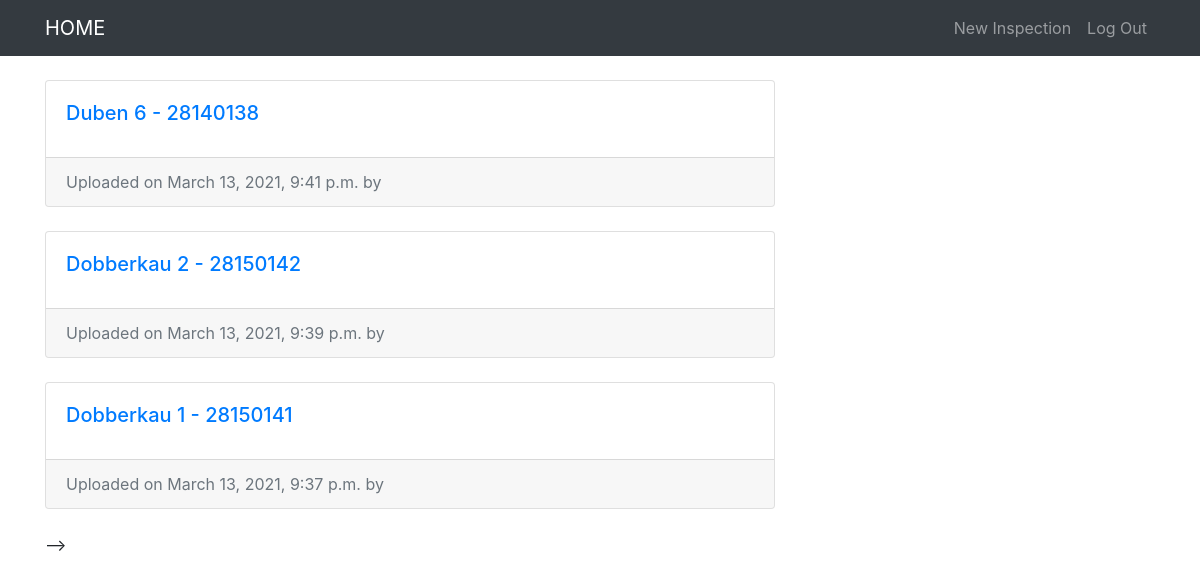
Screenshot of /list/ (signed in) with the database file from the repository.
### entries/models.py (models this page shows, shortened)
class Entry(models.Model):
    entry_date = models.DateTimeField(auto_now_add=True)
    entry_location = models.CharField(max_length=50)
    entry_wtglocalnumber = models.CharField(max_length=3)
    entry_wtgnumber = models.CharField(max_length=50)
    entry_technician_one = models.ForeignKey(User, on_delete=models.CASCADE)
    entry_technician_two = models.CharField(max_length=50)
    entry_technician_three = models.CharField(max_length=50, blank=True)
    entry_notes = models.TextField(blank=True)
    TRAVEL_OFFICE_WTG = 'Travel Office --> WTG'
    TRAVEL_WTG_OFFICE = 'Travel WTG --> Office'
    TRAVEL_HOTEL_WTG = 'Travel Hotel --> WTG'
    TRAVEL_WTG_HOTEL = 'Travel WTG --> Hotel'
    TRAVEL_EXTRA = 'Travel Extra'
    WORK_PREPARATION = 'Work Preparation'
    UT_INSPECTION = 'UT Inspection'
    STANDBY_WEATHER = 'Standby Weather'
    STANDBY_WTG_DISORDER = 'Standby WTG Disorder'
    CLEANING = 'Cleaning'
    OTHER = 'Other'
    ACTIVITY = [(TRAVEL_OFFICE_WTG, 'Travel Office --> WTG '),
                         (TRAVEL_WTG_OFFICE, 'Travel WTG --> Office'),
                         (TRAVEL_HOTEL_WTG, 'Travel Hotel --> WTG'),
                         (TRAVEL_WTG_HOTEL, 'Travel WTG --> Hotel'),
                         (TRAVEL_EXTRA, 'Travel Extra'),
                         (WORK_PREPARATION, 'Work Preparation'),
                         (UT_INSPECTION, 'UT Inspection'),
                         (STANDBY_WEATHER, 'Standby Weather'),
                         (STANDBY_WTG_DISORDER, 'Standby WTG Disorder'),
                         (CLEANING, 'Cleaning'),
                          (OTHER, 'Other'),
                         ]
    entry_activity_1 = models.CharField(choices=ACTIVITY, max_length=50)
    entry_time_start_1 = models.TimeField(null=True,blank=True, auto_now=False, auto_now_add=False)
    entry_time_end_1 = models.TimeField(null=True,blank=True, auto_now=False, auto_now_add=False)
    entry_note_1 = models.CharField(max_length=200, blank=True)
    entry_activity_2 = models.CharField(choices=ACTIVITY, max_length=50)
    entry_time_start_2 = models.TimeField(null=True,blank=True, auto_now=False, auto_now_add=False)
    entry_time_end_2 = models.TimeField(null=True,blank=True, auto_now=False, auto_now_add=False)
    entry_note_2 = models.CharField(max_length=200, blank=True)
    entry_activity_3 = models.CharField(choices=ACTIVITY, max_length=50)
    entry_time_start_3 = models.TimeField(null=True,blank=True, auto_now=False, auto_now_add=False)
    entry_time_end_3 = models.TimeField(null=True,blank=True, auto_now=False, auto_now_add=False)
    entry_note_3 = models.CharField(max_length=200, blank=True)
    entry_activity_4 = models.CharField(choices=ACTIVITY, max_length=50)
    entry_time_start_4 = models.TimeField(null=True,blank=True, auto_now=False, auto_now_add=False)
    entry_time_end_4 = models.TimeField(null=True,blank=True, auto_now=False, auto_now_add=False)
    entry_note_4 = models.CharField(max_length=200, blank=True)
    entry_activity_5 = models.CharField(choices=ACTIVITY, max_length=50)
    entry_time_start_5 = models.TimeField(null=True,blank=True, auto_now=False, auto_now_add=False)
    entry_time_end_5 = models.TimeField(null=True,blank=True, auto_now=False, auto_now_add=False)
    entry_note_5 = models.CharField(max_length=200, blank=True)
    entry_activity_6 = models.CharField(choices=ACTIVITY, max_length=50)
    entry_time_start_6 = models.TimeField(null=True,blank=True, auto_now=False, auto_now_add=False)
    entry_time_end_6 = models.TimeField(null=True,blank=True, auto_now=False, auto_now_add=False)
    entry_note_6 = models.CharField(max_length=200,blank=True)
    class Meta:
        verbose_name_plural = "entries"

### entries/views.py (the view)
# urls.py: path('list/', HomeView.as_view(), name = 'blog-home'),
class HomeView(LoginRequiredMixin, ListView):
    model = Entry
    template_name = 'entries/index.html'
    context_object_name = "timesheet_entries"
    ordering = ['-entry_date']
    paginate_by = 3

### entries/templates/entries/index.html (shortened to what this page needs)
{% extends "entries/base.html" %}
 {%block content %}
      <div class="col-md-8">
        {% for entry in timesheet_entries %}
        <div class="card mb-4 mt-4">
          <div class="card-body">
            <h5 class="card-title"><a href="{% url 'entry-detail' entry.pk %}">{{ entry.entry_location }} {{ entry.entry_wtglocalnumber }} - {{ entry.entry_wtgnumber }}
             </a></h5>
          </div>
           <div class="card-footer text-muted">
            Uploaded on {{ entry.entry_date }} by
          </div>
        </div>
        {% endfor %}
      </div>
       {%endblock%}

### entries/templates/entries/base.html (shortened to what this page needs)
{% load static %}
<!DOCTYPE html>
<html lang="en">
<head>
  <link href="{% static 'entries/vendor/bootstrap/css/bootstrap.min.css' %}" rel="stylesheet">
  <link href="{% static 'entries/css/blog-home.css' %}" rel="stylesheet">
</head>
<body>
  <nav class="navbar navbar-expand-lg navbar-dark bg-dark fixed-top">
    <div class="container">
      <a class="navbar-brand" href="{% url 'welcome' %}">HOME</a>
      <div class="collapse navbar-collapse" id="navbarResponsive">
        <ul class="navbar-nav ml-auto">
          <li class="nav-item">
            <a class="nav-link" href="{% url 'entry-create' %}">New Inspection</a>
          </li>
          <li class="nav-item">
            <a class="nav-link" href="{% url 'logout' %}">Log Out</a>
          </li>
        </ul>
      </div>
    </div>
  </nav>
  <div class="container">
    <div class="row">
      {%block content %}
      {%endblock%}
  </div>
  </footer>-->
</body>
</html>

### entries/static/entries/css/blog-home.css (style rules this page uses)
body { padding-top: 56px; }

### rows the page displays
Entry: entry_location "Duben", entry_wtglocalnumber "6", entry_wtgnumber "28140138", entry_date "March 13, 2021, 9:41 p.m."
Entry: entry_location "Dobberkau", entry_wtglocalnumber "2", entry_wtgnumber "28150142", entry_date "March 13, 2021, 9:39 p.m."
Entry: entry_location "Dobberkau", entry_wtglocalnumber "1", entry_wtgnumber "28150141", entry_date "March 13, 2021, 9:37 p.m."
